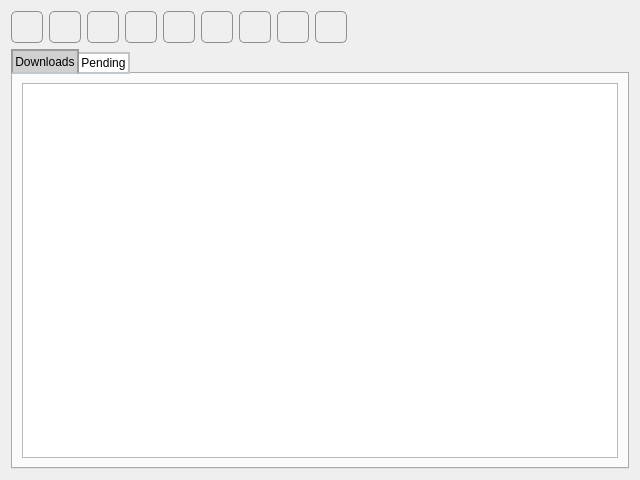
<?xml version="1.0" encoding="UTF-8"?>
<ui version="4.0">
 <class>Dialog</class>
 <widget class="QDialog" name="Dialog">
  <property name="geometry">
   <rect>
    <x>0</x>
    <y>0</y>
    <width>640</width>
    <height>480</height>
   </rect>
  </property>
  <property name="windowTitle">
   <string>Dialog</string>
  </property>
  <property name="styleSheet">
   <string notr="true">QPushButton {
height: 30px;
width: 30px;
margin: 0px 0px;
border: 1px solid #8f8f91;
border-radius: 5px;
background-color: transparent;
color: rgba(0, 0, 0, 0.87);
}
QPushButton:hover, QPushButton:focus {
 background-color: rgba(208,208,208,1);
}
QTabWidget::pane { /* The tab widget frame */
    
}

QTabWidget::tab-bar {
    alignment: center;
}

/* Style the tab using the tab sub-control. Note that
    it reads QTabBar _not_ QTabWidget */
QTabBar::tab {
    background-color: white;
    border: 2px solid #C4C4C3;
    border-bottom-color: #C2C7CB; /* same as the pane color */
    min-width: 8ex;
    padding: 2px;
}

QTabBar::tab:selected, QTabBar::tab:hover {
    background-color: rgba(208,208,208,1);
}

QTabBar::tab:selected {
    border-color: #9B9B9B;
    border-bottom-color: #C2C7CB; /* same as pane color */
    margin-left: -2px;
    margin-right: -2px;
}
QTabBar::tab:!selected {
    margin-top: 3px; /* make non-selected tabs look smaller */
}
QTabBar::tab:first:selected {
    margin-left: 0; /* the first selected tab has nothing to overlap with on the left */
}
QTabBar::tab:last:selected {
    margin-right: 0; /* the last selected tab has nothing to overlap with on the right */
}
QTabBar::tab:only-one {
    margin: 0; /* if there is only one tab, we don't want overlapping margins */
}</string>
  </property>
  <layout class="QGridLayout" name="gridLayout_3">
   <item row="0" column="0">
    <layout class="QHBoxLayout" name="horizontalLayout">
     <item>
      <widget class="QPushButton" name="addBtn">
       <property name="toolTip">
        <string>Add download</string>
       </property>
       <property name="text">
        <string/>
       </property>
       <property name="icon">
        <iconset resource="ydl_qui.qrc">
         <normaloff>:/ydl_icon/plus.svg</normaloff>:/ydl_icon/plus.svg</iconset>
       </property>
       <property name="autoDefault">
        <bool>false</bool>
       </property>
       <property name="flat">
        <bool>false</bool>
       </property>
      </widget>
     </item>
     <item>
      <widget class="QPushButton" name="removeBtn">
       <property name="toolTip">
        <string>Remove download</string>
       </property>
       <property name="text">
        <string/>
       </property>
       <property name="icon">
        <iconset resource="ydl_qui.qrc">
         <normaloff>:/ydl_icon/minus.svg</normaloff>:/ydl_icon/minus.svg</iconset>
       </property>
      </widget>
     </item>
     <item>
      <widget class="QPushButton" name="downloadBtn">
       <property name="toolTip">
        <string>Start all Downloads</string>
       </property>
       <property name="toolTipDuration">
        <number>-1</number>
       </property>
       <property name="text">
        <string/>
       </property>
       <property name="icon">
        <iconset resource="ydl_qui.qrc">
         <normaloff>:/ydl_icon/download.svg</normaloff>:/ydl_icon/download.svg</iconset>
       </property>
      </widget>
     </item>
     <item>
      <widget class="QPushButton" name="refreshBtn">
       <property name="toolTip">
        <string>Refresh</string>
       </property>
       <property name="text">
        <string/>
       </property>
       <property name="icon">
        <iconset resource="ydl_qui.qrc">
         <normaloff>:/ydl_icon/refresh.svg</normaloff>:/ydl_icon/refresh.svg</iconset>
       </property>
      </widget>
     </item>
     <item>
      <widget class="QPushButton" name="clipboardBtn">
       <property name="toolTip">
        <string>Add from Clipboard</string>
       </property>
       <property name="text">
        <string/>
       </property>
       <property name="icon">
        <iconset resource="ydl_qui.qrc">
         <normaloff>:/ydl_icon/clipboard-text.svg</normaloff>:/ydl_icon/clipboard-text.svg</iconset>
       </property>
      </widget>
     </item>
     <item>
      <widget class="QPushButton" name="startBtn">
       <property name="toolTip">
        <string>Start Download</string>
       </property>
       <property name="text">
        <string/>
       </property>
       <property name="icon">
        <iconset resource="ydl_qui.qrc">
         <normaloff>:/ydl_icon/play.svg</normaloff>:/ydl_icon/play.svg</iconset>
       </property>
      </widget>
     </item>
     <item>
      <widget class="QPushButton" name="pauseBtn">
       <property name="toolTip">
        <string>Pause Download</string>
       </property>
       <property name="text">
        <string/>
       </property>
       <property name="icon">
        <iconset resource="ydl_qui.qrc">
         <normaloff>:/ydl_icon/pause.svg</normaloff>:/ydl_icon/pause.svg</iconset>
       </property>
      </widget>
     </item>
     <item>
      <widget class="QPushButton" name="stopBtn">
       <property name="toolTip">
        <string>Stop Download</string>
       </property>
       <property name="text">
        <string/>
       </property>
       <property name="icon">
        <iconset resource="ydl_qui.qrc">
         <normaloff>:/ydl_icon/stop.svg</normaloff>:/ydl_icon/stop.svg</iconset>
       </property>
      </widget>
     </item>
     <item>
      <widget class="QPushButton" name="settingsBtn">
       <property name="text">
        <string/>
       </property>
       <property name="icon">
        <iconset resource="ydl_qui.qrc">
         <normaloff>:/ydl_icon/settings.svg</normaloff>:/ydl_icon/settings.svg</iconset>
       </property>
      </widget>
     </item>
     <item>
      <spacer name="horizontalSpacer_2">
       <property name="orientation">
        <enum>Qt::Horizontal</enum>
       </property>
       <property name="sizeHint" stdset="0">
        <size>
         <width>86</width>
         <height>20</height>
        </size>
       </property>
      </spacer>
     </item>
    </layout>
   </item>
   <item row="1" column="0">
    <widget class="QTabWidget" name="tabWidget">
     <property name="currentIndex">
      <number>0</number>
     </property>
     <widget class="QWidget" name="DownloadTab">
      <attribute name="title">
       <string>Downloads</string>
      </attribute>
      <layout class="QGridLayout" name="gridLayout">
       <item row="0" column="0">
        <widget class="QTreeView" name="downloadView"/>
       </item>
      </layout>
     </widget>
     <widget class="QWidget" name="pendingTab">
      <attribute name="title">
       <string>Pending</string>
      </attribute>
      <layout class="QGridLayout" name="gridLayout_2">
       <item row="0" column="0">
        <widget class="QTreeView" name="pemdingView"/>
       </item>
      </layout>
     </widget>
    </widget>
   </item>
  </layout>
 </widget>
 <resources>
  <include location="ydl_qui.qrc"/>
 </resources>
 <connections/>
</ui>
